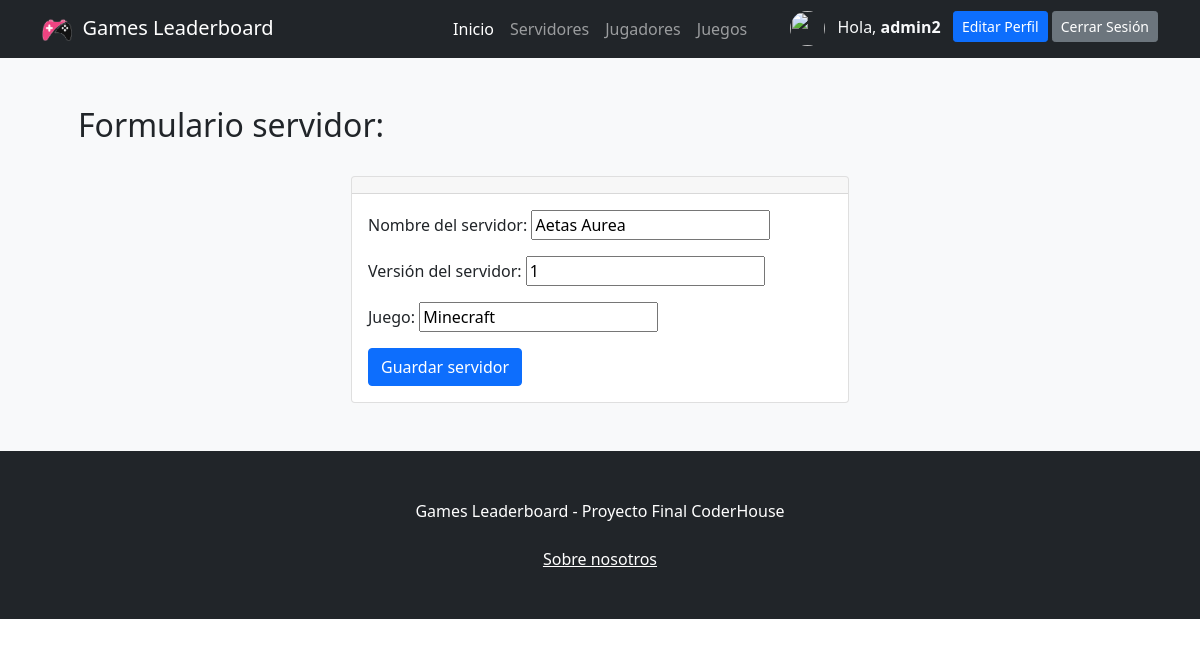
The page /app/editarServidor/5 (signed in) on the database its author committed.
### ProyectoFinalApp/models.py (models this page shows)
class Servidor(models.Model):
    nombre = models.CharField(max_length = 20) #texto
    version = models.IntegerField() #numerico
    juegoServer = models.CharField(max_length = 20)
    class Meta:
        verbose_name_plural = "Servidores"

### ProyectoFinalApp/views.py (the view, shortened to what this page needs)
# urls.py: path('editarServidor/<servidor_id>', editarServidor, name = "editarServidor"),
@login_required
def editarServidor(request, servidor_id):
    servidor = Servidor.objects.get(id=servidor_id)
    formulario = NuevoServidor(
        initial={
            "nombre": servidor.nombre,
            "version": servidor.version,
            "juegoServer": servidor.juegoServer,
        }
    )
    return render(
        request, "ProyectoFinalApp/formularioServidor.html", {"form": formulario}
    )

### ProyectoFinalApp/forms.py
class NuevoServidor(forms.Form):
    nombre = forms.CharField(max_length = 25, label = "Nombre del servidor")
    version = forms.IntegerField(min_value = 0, label = "Versión del servidor")
    juegoServer = forms.CharField(max_length = 25, label = "Juego")

### ProyectoFinalApp/templates/ProyectoFinalApp/formularioServidor.html (shortened to what this page needs)
{% extends 'ProyectoFinalApp/base.html'%}
{% load static %}
{% block contenidoPagina %}
<section class="bg-light py-5">
    <div class="container px-5">
        <h2>Formulario servidor:</h2>
        <br>
        <div class="row gx-5 justify-content-center">
            <div class="col-lg-6">
                <div class="card">
                    <div class="card-header text-center">
                    </div>
                    <div class="card-body">
                        <form action="" method="post">
                            {{ form.as_p }}
                            <input type="submit" class="btn btn-primary" value="Guardar servidor">
                        </form>
                    </div>
                </div>
            </div>
        </div>
    </div>
</section>
{% endblock %}

### ProyectoFinalApp/templates/ProyectoFinalApp/base.html (shortened to what this page needs)
{% load static %}
<!DOCTYPE html>
<html lang="en">
    <head>
        <link rel="stylesheet" href="https://cdn.jsdelivr.net/npm/bootstrap-icons@1.8.3/font/bootstrap-icons.css">
        <link href="{% static 'css/styles.css' %}" rel="stylesheet" />
    </head>
    <body>
        <nav class="navbar navbar-expand-lg navbar-dark bg-dark">
            <div class="container">
                <a class="navbar-brand" href="{% url 'inicio' %}"><img src="{% static 'assets/logonavbar.png' %}" alt="{% static 'assets/logonavbar.png' %}" width="30" height="30">&nbsp Games Leaderboard</a>
                <div class="collapse navbar-collapse" id="navbarSupportedContent">
                    <ul class="navbar-nav ms-auto mb-2 mb-lg-0 ">
                        <li class="nav-item"><a class="nav-link active" aria-current="page" href="{% url 'inicio' %}">Inicio</a></li>
                        <li class="nav-item"><a class="nav-link" href="{% url 'servidores' %}">Servidores</a></li>
                        <li class="nav-item"><a class="nav-link" href="{% url 'jugadores' %}">Jugadores</a></li>
                        <li class="nav-item"><a class="nav-link" href="{% url 'juegos' %}">Juegos</a></li>
                    </ul>
                    <ul class="navbar-nav ms-auto mb-2 mb-lg-0 ">
                        {% if user.is_authenticated %}
                            <img src="{{url}}" class="rounded-circle" width="35" height="35" alt="">
                            <li class="nav-item"><p class="text-light my-1 mx-1"></i> &nbsp Hola, <b>{{user.username}} &nbsp</b></p></li>
                            <li class="nav-item"><a class="btn btn-primary btn-sm btn-block" href="{% url 'editarperfil' %}">Editar Perfil</a></li>
                            <li class="nav-item"><a class="btn btn-secondary btn-sm btn-block" href="{% url 'logout' %}">Cerrar Sesión</a></li>
                        {% else %}
                            <li class="nav-item"><a class="btn btn-primary mx-2" href="{% url 'login' %}">Iniciar Sesión</a></li>
                            <li class="nav-item"><a class="btn btn-outline-primary" href="{% url 'register' %}">Registrarse</a></li>
                        {% endif %}
                    </ul>
                </div>
            </div>
        </nav>
        {% block contenidoPagina %}
        {% endblock %}
        <footer class="py-5 bg-dark">
            <div class="container"><p class="m-0 text-center text-white">Games Leaderboard - Proyecto Final CoderHouse</p></div>
            <br>
           <p class="m-0 text-center text-white"><a href="{% url 'about' %}" class="text-white m-0 text-center">Sobre nosotros</a></p>
        </footer>
    </body>
</html>

### rows shown on the page
Servidor: nombre "Aetas Aurea", version "1", juegoServer "Minecraft"

### other values the page prints
{{ user.username }} "admin2"
